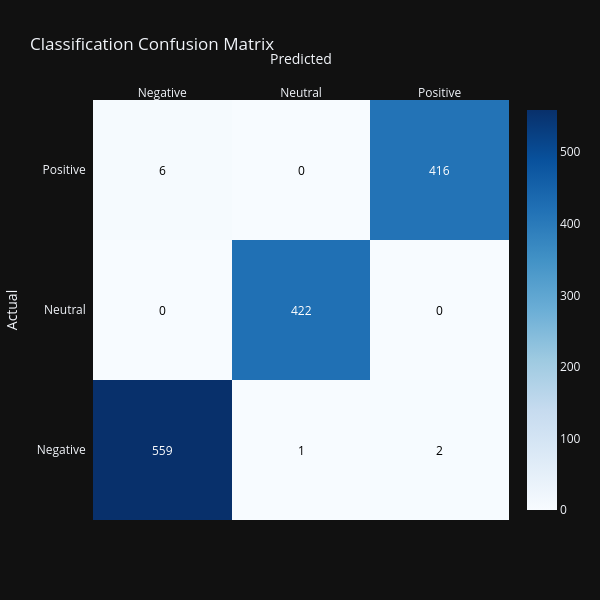

The code cell stored with this chart in its notebook:
### Code cell
# 📊 Section 5 Enhanced Visualizations - Classification Models
print('\n' + '=' * 80)
print('📊 INTERACTIVE CLASSIFICATION VISUALIZATIONS')
print('=' * 80)

# Confusion matrix and classification metrics
if 'y_test_cls' in dir() and 'y_pred_cls' in dir():
    from finance_ml.ml_workflow.classification.evaluation import (
        plot_confusion_matrices,
        analyze_calibration
        )
    import plotly.figure_factory as ff
    from sklearn.metrics import confusion_matrix, classification_report

    print('\n📈 Confusion Matrix Visualization...')

    # Create confusion matrix
    cm = confusion_matrix(y_test_cls, y_pred_cls)
    class_names = ['Negative', 'Neutral', 'Positive'] if cm.shape[0] == 3 else [f'Class {i}' for i in
                                                                                range(cm.shape[0])]

    # Interactive confusion matrix heatmap
    fig = ff.create_annotated_heatmap(
            z=cm,
            x=class_names,
            y=class_names,
            colorscale='Blues',
            showscale=True
            )
    fig.update_layout(
            title='Classification Confusion Matrix',
            xaxis_title='Predicted',
            yaxis_title='Actual',
            width=600,
            height=600
            )
    fig.show()

    # Classification report
    print('\n📊 Classification Report:')
    print(classification_report(y_test_cls, y_pred_cls, target_names=class_names))

    # Class distribution
    import pandas as pd

    # Ensure class_dist has entries for all classes (0, 1, 2), filling missing with 0
    class_dist = pd.Series(y_pred_cls).value_counts().sort_index()
    num_classes = len(class_names)
    class_dist = class_dist.reindex(range(num_classes), fill_value=0)

    fig = px.bar(x=class_names, y=class_dist.values,
                 title='Predicted Class Distribution',
                 labels={'x': 'Class', 'y': 'Count'},
                 color=class_names)
    fig.update_layout(showlegend=False)
    fig.show()

    # Use plot_confusion_matrices from finance_ml package
    print('\n📊 Confusion Matrices (using finance_ml helper)...')
    # Prepare models_results dict for plot_confusion_matrices
    models_results = {
        'Classification Model': {
            'y_test': y_test_cls,
            'y_pred': y_pred_cls
            }
        }
    plot_confusion_matrices(models_results, class_names=class_names)

    # Use analyze_calibration from finance_ml package
    if 'cls_model' in dir() and hasattr(cls_model, 'predict_proba'):
        print('\n📊 Calibration Analysis (using finance_ml helper)...')
        y_proba_test = cls_model.predict_proba(X_test_processed)
        calibration_results = analyze_calibration(y_test_cls, y_proba_test, n_bins=10)

        print(f"  Brier Score: {calibration_results.get('brier_score', 'N/A'):.4f}")
        print(f"  Log Loss: {calibration_results.get('log_loss', 'N/A'):.4f}")

        # Display per-class Brier scores
        if 'brier_score_per_class' in calibration_results:
            print("  Per-class Brier Scores:")
            for i, score in enumerate(calibration_results['brier_score_per_class']):
                print(f"    Class {i} ({class_names[i]}): {score:.4f}")

    print('✓ Classification visualizations complete')

### Figure 1 — Plotly figure (JSON) as saved in the notebook; plotly's stock layout.template omitted (floating-point values rounded to 4 significant figures)
{"data": [{"colorscale": [[0.0, "rgb(247,251,255)"], [0.125, "rgb(222,235,247)"], [0.25, "rgb(198,219,239)"], [0.375, "rgb(158,202,225)"], [0.5, "rgb(107,174,214)"], [0.625, "rgb(66,146,198)"], [0.75, "rgb(33,113,181)"], [0.875, "rgb(8,81,156)"], [1.0, "rgb(8,48,107)"]], "reversescale": false, "showscale": true, "x": ["Negative", "Neutral", "Positive"], "y": ["Negative", "Neutral", "Positive"], "z": [[559, 1, 2], [0, 422, 0], [6, 0, 416]], "type": "heatmap"}], "layout": {"annotations": [{"font": {"color": "#FFFFFF"}, "showarrow": false, "text": "559", "x": "Negative", "xref": "x", "y": "Negative", "yref": "y"}, {"font": {"color": "#000000"}, "showarrow": false, "text": "1", "x": "Neutral", "xref": "x", "y": "Negative", "yref": "y"}, {"font": {"color": "#000000"}, "showarrow": false, "text": "2", "x": "Positive", "xref": "x", "y": "Negative", "yref": "y"}, {"font": {"color": "#000000"}, "showarrow": false, "text": "0", "x": "Negative", "xref": "x", "y": "Neutral", "yref": "y"}, {"font": {"color": "#FFFFFF"}, "showarrow": false, "text": "422", "x": "Neutral", "xref": "x", "y": "Neutral", "yref": "y"}, {"font": {"color": "#000000"}, "showarrow": false, "text": "0", "x": "Positive", "xref": "x", "y": "Neutral", "yref": "y"}, {"font": {"color": "#000000"}, "showarrow": false, "text": "6", "x": "Negative", "xref": "x", "y": "Positive", "yref": "y"}, {"font": {"color": "#000000"}, "showarrow": false, "text": "0", "x": "Neutral", "xref": "x", "y": "Positive", "yref": "y"}, {"font": {"color": "#FFFFFF"}, "showarrow": false, "text": "416", "x": "Positive", "xref": "x", "y": "Positive", "yref": "y"}], "xaxis": {"dtick": 1, "gridcolor": "rgb(0, 0, 0)", "side": "top", "ticks": "", "title": {"text": "Predicted"}}, "yaxis": {"dtick": 1, "ticks": "", "ticksuffix": "  ", "title": {"text": "Actual"}}, "title": {"text": "Classification Confusion Matrix"}, "width": 600, "height": 600}}
